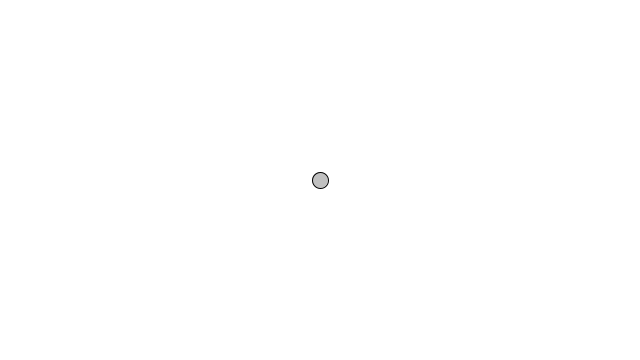
Frame 1 (no input)
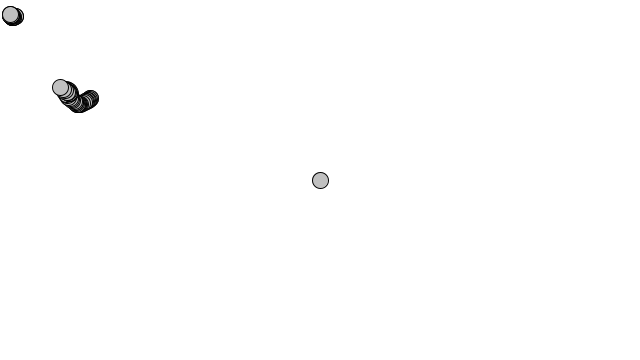
Frame 60 (the mouse pressed at the canvas centre just before this capture)
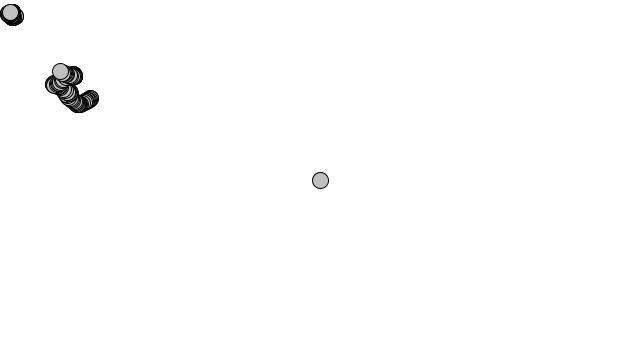
Frame 120 (the mouse held since frame 60 and released just before this capture)

The Processing sketch that drew these frames (run headless with seeded random() and noise(); from frame 60 on, the mouse is pressed at the canvas centre):

// Processing sketch: I_6_Perlin_Walker_Stepsize
// ── I_6_Perlin_Walker_Stepsize.pde
import java.util.Random;

class Walker {
  float  x,  y;
  float tx, ty;
  Random gen;
  
  
  Walker() { // Constructor
     x = width/2;
     y = height/2;
    tx = 0;
    ty = 10000;
    gen = new Random();
  }
  
  void display() {
    stroke(0);
    fill(192);
    ellipse(x, y, 16, 16);
  }
  
  void step() {
    int stepsize;
    if (gen.nextGaussian() < 0.2) {
      stepsize = 150;
    } else {
      stepsize = 25;
    }
    
    x = map(noise(tx), 0, 1, 0, stepsize);
    y = map(noise(ty), 0, 1, 0, stepsize);
    tx += 0.01;
    ty += 0.01;
  }
}

Walker w;

void setup() {
  size(640,360);
  background(255);
  w = new Walker();
}

void draw() {
  w.display();
  w.step();
}
